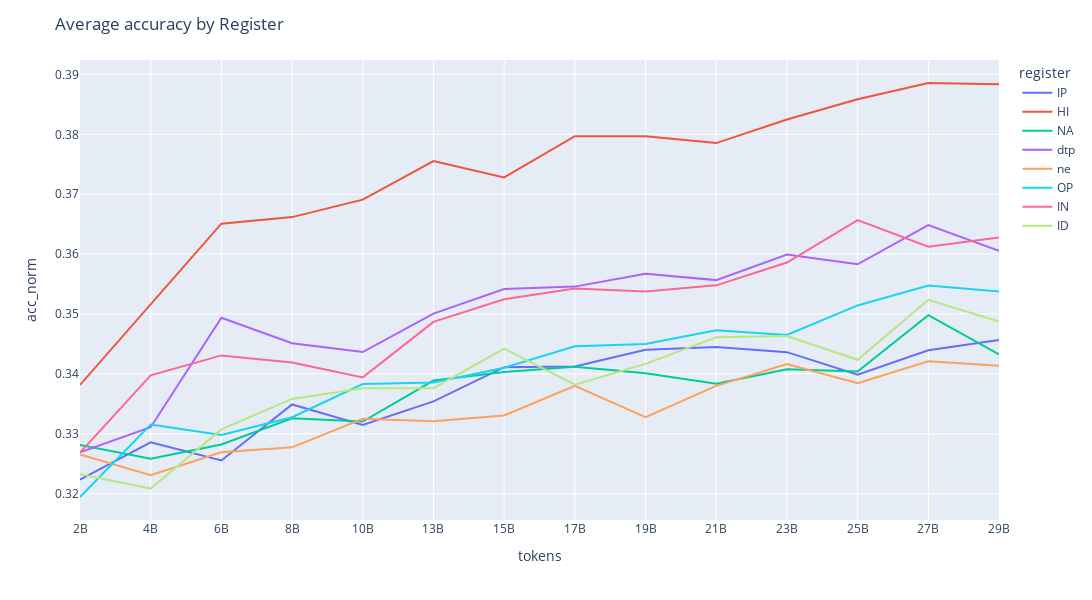

Notebook cell for this chart:
### Code cell
fig = px.line(df, y="acc_norm", x="tokens", color="register")
fig.update_layout(
    title="Average accuracy by Register",
    height=600,  # Adjust the height of the plot
    width=1100,
    showlegend=True,  # Show legend
)
fig.show()

### Figure 1 — Plotly figure (JSON) as saved in the notebook; plotly's stock layout.template omitted (floating-point values rounded to 4 significant figures)
{"data": [{"hovertemplate": "register=IP<br>tokens=%{x}<br>acc_norm=%{y}<extra></extra>", "legendgroup": "IP", "line": {"color": "#636efa", "dash": "solid"}, "marker": {"symbol": "circle"}, "mode": "lines", "name": "IP", "orientation": "v", "showlegend": true, "type": "scatter", "x": ["2B", "4B", "6B", "8B", "10B", "13B", "15B", "17B", "19B", "21B", "23B", "25B", "27B", "29B"], "xaxis": "x", "y": [0.3223, 0.3286, 0.3256, 0.3349, 0.3315, 0.3354, 0.3411, 0.3412, 0.344, 0.3445, 0.3436, 0.3399, 0.3439, 0.3457], "yaxis": "y"}, {"hovertemplate": "register=HI<br>tokens=%{x}<br>acc_norm=%{y}<extra></extra>", "legendgroup": "HI", "line": {"color": "#EF553B", "dash": "solid"}, "marker": {"symbol": "circle"}, "mode": "lines", "name": "HI", "orientation": "v", "showlegend": true, "type": "scatter", "x": ["2B", "4B", "6B", "8B", "10B", "13B", "15B", "17B", "19B", "21B", "23B", "25B", "27B", "29B"], "xaxis": "x", "y": [0.3382, 0.3516, 0.3651, 0.3662, 0.3691, 0.3755, 0.3728, 0.3797, 0.3797, 0.3785, 0.3825, 0.3859, 0.3886, 0.3884], "yaxis": "y"}, {"hovertemplate": "register=NA<br>tokens=%{x}<br>acc_norm=%{y}<extra></extra>", "legendgroup": "NA", "line": {"color": "#00cc96", "dash": "solid"}, "marker": {"symbol": "circle"}, "mode": "lines", "name": "NA", "orientation": "v", "showlegend": true, "type": "scatter", "x": ["2B", "4B", "6B", "8B", "10B", "13B", "15B", "17B", "19B", "21B", "23B", "25B", "27B", "29B"], "xaxis": "x", "y": [0.3281, 0.3258, 0.3282, 0.3326, 0.3321, 0.3389, 0.3403, 0.3412, 0.3401, 0.3384, 0.3408, 0.3404, 0.3498, 0.3432], "yaxis": "y"}, {"hovertemplate": "register=dtp<br>tokens=%{x}<br>acc_norm=%{y}<extra></extra>", "legendgroup": "dtp", "line": {"color": "#ab63fa", "dash": "solid"}, "marker": {"symbol": "circle"}, "mode": "lines", "name": "dtp", "orientation": "v", "showlegend": true, "type": "scatter", "x": ["2B", "4B", "6B", "8B", "10B", "13B", "15B", "17B", "19B", "21B", "23B", "25B", "27B", "29B"], "xaxis": "x", "y": [0.3269, 0.3311, 0.3494, 0.3451, 0.3437, 0.3501, 0.3542, 0.3546, 0.3567, 0.3557, 0.3599, 0.3583, 0.3649, 0.3605], "yaxis": "y"}, {"hovertemplate": "register=ne<br>tokens=%{x}<br>acc_norm=%{y}<extra></extra>", "legendgroup": "ne", "line": {"color": "#FFA15A", "dash": "solid"}, "marker": {"symbol": "circle"}, "mode": "lines", "name": "ne", "orientation": "v", "showlegend": true, "type": "scatter", "x": ["2B", "4B", "6B", "8B", "10B", "13B", "15B", "17B", "19B", "21B", "23B", "25B", "27B", "29B"], "xaxis": "x", "y": [0.3265, 0.3231, 0.3269, 0.3277, 0.3325, 0.3321, 0.3331, 0.338, 0.3328, 0.338, 0.3416, 0.3384, 0.3421, 0.3414], "yaxis": "y"}, {"hovertemplate": "register=OP<br>tokens=%{x}<br>acc_norm=%{y}<extra></extra>", "legendgroup": "OP", "line": {"color": "#19d3f3", "dash": "solid"}, "marker": {"symbol": "circle"}, "mode": "lines", "name": "OP", "orientation": "v", "showlegend": true, "type": "scatter", "x": ["2B", "4B", "6B", "8B", "10B", "13B", "15B", "17B", "19B", "21B", "23B", "25B", "27B", "29B"], "xaxis": "x", "y": [0.3195, 0.3316, 0.3298, 0.3328, 0.3383, 0.3386, 0.341, 0.3446, 0.345, 0.3473, 0.3465, 0.3514, 0.3547, 0.3538], "yaxis": "y"}, {"hovertemplate": "register=IN<br>tokens=%{x}<br>acc_norm=%{y}<extra></extra>", "legendgroup": "IN", "line": {"color": "#FF6692", "dash": "solid"}, "marker": {"symbol": "circle"}, "mode": "lines", "name": "IN", "orientation": "v", "showlegend": true, "type": "scatter", "x": ["2B", "4B", "6B", "8B", "10B", "13B", "15B", "17B", "19B", "21B", "23B", "25B", "27B", "29B"], "xaxis": "x", "y": [0.3269, 0.3398, 0.3431, 0.3419, 0.3394, 0.3487, 0.3525, 0.3542, 0.3538, 0.3548, 0.3586, 0.3657, 0.3612, 0.3628], "yaxis": "y"}, {"hovertemplate": "register=ID<br>tokens=%{x}<br>acc_norm=%{y}<extra></extra>", "legendgroup": "ID", "line": {"color": "#B6E880", "dash": "solid"}, "marker": {"symbol": "circle"}, "mode": "lines", "name": "ID", "orientation": "v", "showlegend": true, "type": "scatter", "x": ["2B", "4B", "6B", "8B", "10B", "13B", "15B", "17B", "19B", "21B", "23B", "25B", "27B", "29B"], "xaxis": "x", "y": [0.3232, 0.3209, 0.3307, 0.3358, 0.3376, 0.3376, 0.3442, 0.3382, 0.3417, 0.3461, 0.3463, 0.3424, 0.3524, 0.3488], "yaxis": "y"}], "layout": {"height": 600, "legend": {"title": {"text": "register"}, "tracegroupgap": 0}, "margin": {"t": 60}, "showlegend": true, "title": {"text": "Average accuracy by Register"}, "width": 1100, "xaxis": {"anchor": "y", "domain": [0, 1], "title": {"text": "tokens"}}, "yaxis": {"anchor": "x", "domain": [0, 1], "title": {"text": "acc_norm"}}}}
